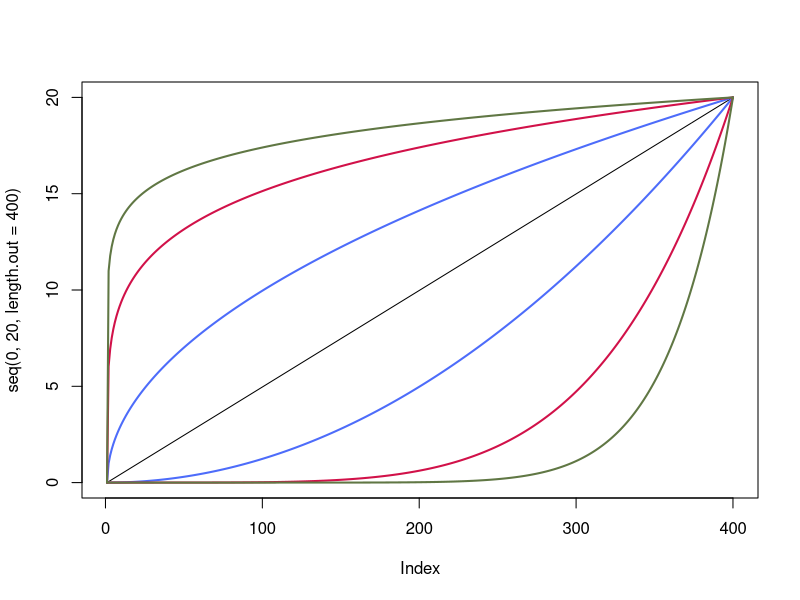
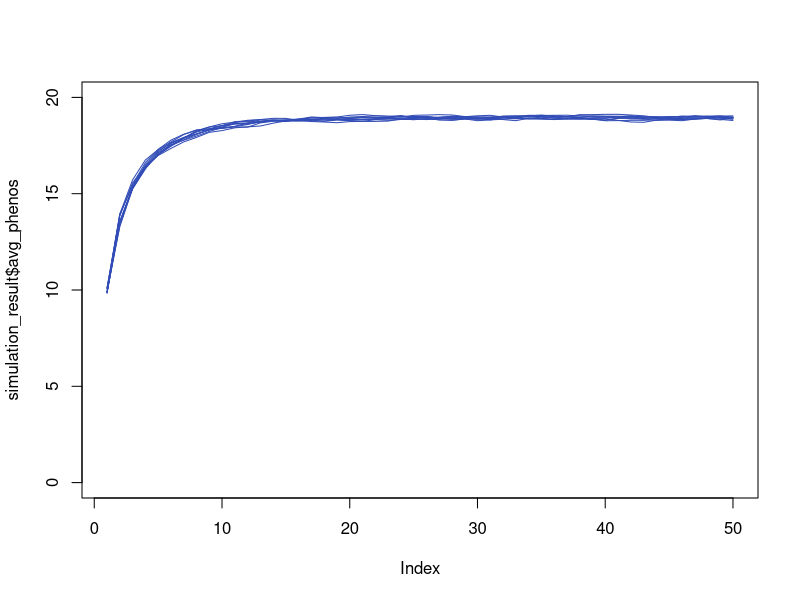

These figures' R source, in order:
## Zoya Wani zoyawani1@tamu.edu
## Andres Barboza P. andresdbp@tamu.edu
## April 16, 2024


###### Starting Conditions #########
N <- 500 #population
loci <- 100 #positions on the genome 
mu <- 10^-5 #human mutation rate 10^-9 for an individual nucleotide
baseval <- 0 # this is a base minimum value for our phenotype
loci.imp <- sort(sample(2:loci, loci/10))
opt <- 20
sigma <- 2
gen <- 50
arch <- "add" # add, sign, inc, dec
sag <- 2
sign_flag <- "alter" # half, alter
###### End Starting Conditions #########

###### FUNCTIONS #########

GetPopulation <- function(N,loci){
  
  # The numbers present in the matrix represent the genotype at a locus. 
  # First number is maternal and second is paternal 
  # 0,0 = 1
  # 0,1 = 2
  # 1,0 = 3
  # 1,1 = 4
  pop <- matrix(sample(1:4, N*loci, replace=T), N, loci)
  
  # We are moving away into a model without sex, so the bottom part is commented out
  
  # set as female
  # pop[1:(N/2),1] <- 1
  # set half as male
  # pop[(N/2 + 1):N,1] <- 2
  # first column is sex determining locus with 1=XX 2=XY 
  # remaining columns are the rest of the genome
  # each row in pop is one individual
  
  
  return(pop)
  
}

MutatePop <- function(pop, mu) {
  # Probability of an individual having at least one mutation
  mut.prob <- 1 - (1 - mu)^1547  # 1547 is the number of base pairs in the coding region
  
  # Determine mutation coordinates where random values are less than mut.prob
  mut.coord <- which(matrix(runif(nrow(pop) * ncol(pop)), 
                            nrow = nrow(pop), ncol = ncol(pop)) < mut.prob, 
                     arr.ind = TRUE)
  
  apply_mutations <- function(pop, coordinates) {
    for (i in seq_len(nrow(coordinates))) {
      row_index <- coordinates[i, 1]
      col_index <- coordinates[i, 2]
      value <- pop[row_index, col_index]
      
      # switches values 
      pop[row_index, col_index] <- switch(value,
                                          sample(c(2, 3), 1),  # for 1
                                          sample(c(1, 4), 1),  # for 2
                                          sample(c(1, 4), 1),  # for 3
                                          sample(c(2, 3), 1))  # for 4
    }
    return(pop)
  }
  
  # Apply mutations to the population matrix
  mutants <- apply_mutations(pop, mut.coord)
  return(mutants)
}

GetPheno <- function(pop, loci.imp, baseval, arch, sign_flag){
  temppop <- pop[,loci.imp]
  temppop[temppop==1] <- 0
  temppop[temppop %in% c(2, 3)] <- 1
  temppop[temppop == 4] <- 2
  
  if(arch == "add") {
    phenos <- rowSums(temppop) + baseval
  }
  
  if(arch == "sign") {
    if (sign_flag == "half") {
      dir_loci <- temppop[, 1:(length(loci.imp)/2)]
      inv_loci <- temppop[, (length(loci.imp)/2)+1:(length(loci.imp)/2)]
    } else if (sign_flag == "alter") {
      dir_loci <- temppop[, seq(1, length(loci.imp), by = 2)]
      inv_loci <- temppop[, seq(2, length(loci.imp), by = 2)]
    }
    
    cond1 <- (dir_loci == 2 & inv_loci == 2) | (dir_loci == 0 & inv_loci == 0)
    cond2 <- (dir_loci == 2 & inv_loci == 0) | (dir_loci == 0 & inv_loci == 2)
    cond3 <- (dir_loci == 1 | inv_loci == 1)

    phenos <- baseval + rowSums(4 * cond1 + 0 * cond2 + 2 * cond3)
  }
  
  if(arch == "inc") {
    phenos <- (length(loci.imp)*2)*((rowSums(temppop) + baseval)/(length(loci.imp)*2))^sag
  }
  
  if(arch == "dec") {
    phenos <- baseval + (length(loci.imp) * 2 - baseval) * ((rowSums(temppop) + baseval - baseval) / (length(loci.imp) * 2 - baseval))^(1/sag)
  }
  
  return(phenos)
}

GetFit <- function(obs, opt, sigma){
  numer <- (obs - opt)^2
  denom <- (2 * sigma)^2
  w <- exp(-(numer / denom))
  return(w)
}

Reproduction <- function(pop, N, w, loci) {
  # Sample parents based on fitness probabilities
  parents <- sample(N, size = 2 * N, replace = TRUE, prob = w)
  
  # Generate haplotype selection matrix
  recomb <- pmax(pmin(rpois(n = 2 * N, lambda = 10), loci), 1)
  haplotypes <- matrix(unlist(lapply(recomb, function(r) rep(sample(1:2, r, replace = TRUE), each = ceiling(loci / r), length.out = loci))),
                       nrow = 2 * N, ncol = loci, byrow = TRUE)

  # Gamete formation
  gametes <- ifelse(
    pop[parents, ] == 1,  # Genotype 1 -> Both alleles are 0
    0,
    ifelse(
      pop[parents, ] == 4,  # Genotype 4 -> Both alleles are 1
      1,
      ifelse(
        pop[parents, ] == 2,  # Genotype 2 -> Depends on haplotype
        ifelse(haplotypes == 1, 0, 1),
        ifelse(haplotypes == 1, 1, 0)  # Genotype 3 -> Depends on haplotype
      )
    )
  )
  # Fertilization: Pair gametes to form diploid genotypes
  maternal_gametes <- gametes[seq(1, 2 * N, by = 2), ]
  paternal_gametes <- gametes[seq(2, 2 * N, by = 2), ]
  new_population <- 1 + maternal_gametes + paternal_gametes * 2
  
  return(new_population)
}

SimulateGenerations <- function(N, loci, mu, baseval, loci.imp, opt, gen, sigma, arch, sign_flag, verbose) {
  pop <- GetPopulation(N, loci)
  avg_phenos <- numeric(gen)
  for (generation in 1:gen) {
    pop <- MutatePop(pop, mu)
    phenos <- GetPheno(pop, loci.imp, baseval, arch, sign_flag)
    avg_phenos[generation] <- mean(phenos)
    w <- GetFit(phenos, opt, sigma)
    pop <- Reproduction(pop, N, w, loci)
    if(verbose) print(generation)
  }
  return(list(final_population = pop, avg_phenos = avg_phenos))
}


# Test for architectures
plot(seq(0, 20, length.out = 400), type = "l")
lines(baseval + (length(loci.imp) * 2) * (seq(0, 20, length.out = 400) / (length(loci.imp) * 2))^(1/2), col = "#4D6CFA", lwd = 2)
lines((length(loci.imp)*2)*((seq(0, 20, length.out = 400) + baseval)/(length(loci.imp)*2))^2, , col = "#4D6CFA", lwd = 2)
lines(baseval + (length(loci.imp) * 2) * (seq(0, 20, length.out = 400) / (length(loci.imp) * 2))^(1/5), col = "#D11149", lwd = 2)
lines((length(loci.imp)*2)*((seq(0, 20, length.out = 400) + baseval)/(length(loci.imp)*2))^5, col = "#D11149", lwd = 2)
lines(baseval + (length(loci.imp) * 2) * (seq(0, 20, length.out = 400) / (length(loci.imp) * 2))^(1/10), col = "#607744", lwd = 2)
lines((length(loci.imp)*2)*((seq(0, 20, length.out = 400) + baseval)/(length(loci.imp)*2))^10, col = "#607744", lwd = 2)

# Run the simulation
iter <- 10
for (i in 1:iter) {
  print(i)
  simulation_result <- SimulateGenerations(N, loci, mu, baseval, loci.imp, opt, gen, sigma, arch, sign_flag, verbose=F)
  if(i == 1) {
    plot(simulation_result$avg_phenos, type = "l", col = "#314CB6",
         ylim = c(0, 20))
  }else{
    lines(simulation_result$avg_phenos, col = "#314CB6")
  }
}
